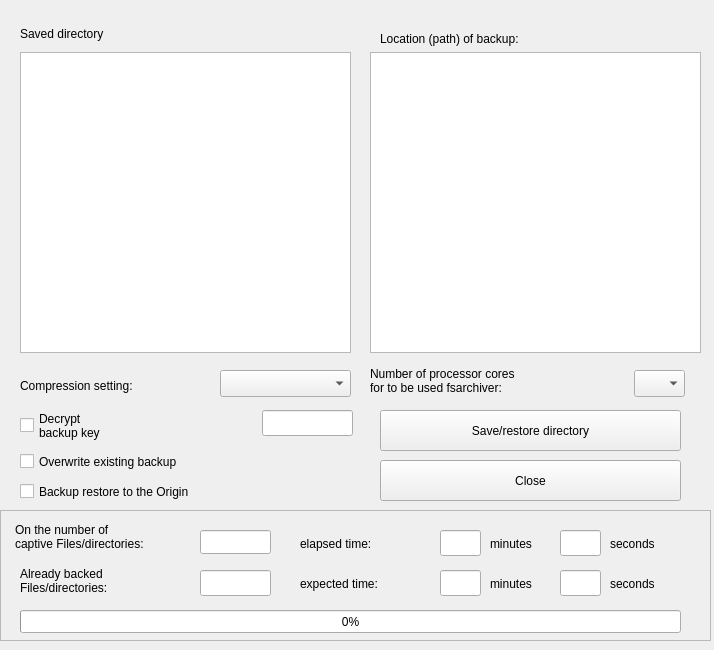
<?xml version="1.0" encoding="UTF-8"?>
<ui version="4.0">
 <class>dir_dialog</class>
 <widget class="QWidget" name="dir_dialog">
  <property name="geometry">
   <rect>
    <x>0</x>
    <y>0</y>
    <width>714</width>
    <height>650</height>
   </rect>
  </property>
  <property name="windowTitle">
   <string extracomment="Verzeichnis sichern/zurückschreiben">Save/restore directory</string>
  </property>
  <widget class="QPushButton" name="bt_end">
   <property name="geometry">
    <rect>
     <x>380</x>
     <y>460</y>
     <width>301</width>
     <height>41</height>
    </rect>
   </property>
   <property name="text">
    <string extracomment="Schließen">Close</string>
   </property>
  </widget>
  <widget class="QPushButton" name="bt_save">
   <property name="geometry">
    <rect>
     <x>380</x>
     <y>410</y>
     <width>301</width>
     <height>41</height>
    </rect>
   </property>
   <property name="text">
    <string extracomment="Verzeichnis sichern/zurückschreiben">Save/restore directory</string>
   </property>
  </widget>
  <widget class="QTreeView" name="treeView_dir">
   <property name="geometry">
    <rect>
     <x>20</x>
     <y>52</y>
     <width>331</width>
     <height>301</height>
    </rect>
   </property>
   <attribute name="headerDefaultSectionSize">
    <number>400</number>
   </attribute>
  </widget>
  <widget class="QLabel" name="label">
   <property name="geometry">
    <rect>
     <x>20</x>
     <y>25</y>
     <width>311</width>
     <height>18</height>
    </rect>
   </property>
   <property name="text">
    <string extracomment="zu sicherndes Verzeichnis:">Saved directory</string>
   </property>
  </widget>
  <widget class="QTreeView" name="treeView_path">
   <property name="geometry">
    <rect>
     <x>370</x>
     <y>52</y>
     <width>331</width>
     <height>301</height>
    </rect>
   </property>
   <attribute name="headerDefaultSectionSize">
    <number>400</number>
   </attribute>
  </widget>
  <widget class="QLabel" name="label_2">
   <property name="geometry">
    <rect>
     <x>380</x>
     <y>30</y>
     <width>311</width>
     <height>18</height>
    </rect>
   </property>
   <property name="text">
    <string extracomment="Ort (Pfad) der Sicherung:">Location (path) of backup:</string>
   </property>
  </widget>
  <widget class="QComboBox" name="cmb_zip">
   <property name="geometry">
    <rect>
     <x>220</x>
     <y>370</y>
     <width>131</width>
     <height>27</height>
    </rect>
   </property>
  </widget>
  <widget class="QLabel" name="label_3">
   <property name="geometry">
    <rect>
     <x>20</x>
     <y>370</y>
     <width>191</width>
     <height>31</height>
    </rect>
   </property>
   <property name="text">
    <string extracomment="Kompressioneinstellung:">Compression setting:</string>
   </property>
  </widget>
  <widget class="QLineEdit" name="lineKey">
   <property name="geometry">
    <rect>
     <x>262</x>
     <y>410</y>
     <width>91</width>
     <height>26</height>
    </rect>
   </property>
  </widget>
  <widget class="QCheckBox" name="chk_overwrite">
   <property name="geometry">
    <rect>
     <x>20</x>
     <y>450</y>
     <width>331</width>
     <height>23</height>
    </rect>
   </property>
   <property name="text">
    <string extracomment="vorhandene Sicherung überschreiben">Overwrite existing backup</string>
   </property>
  </widget>
  <widget class="QCheckBox" name="chk_path">
   <property name="geometry">
    <rect>
     <x>20</x>
     <y>480</y>
     <width>341</width>
     <height>23</height>
    </rect>
   </property>
   <property name="text">
    <string extracomment="Sicherung an den Ursprungsort zurückschreiben">Backup restore to the Origin</string>
   </property>
  </widget>
  <widget class="QFrame" name="frame">
   <property name="geometry">
    <rect>
     <x>0</x>
     <y>510</y>
     <width>711</width>
     <height>131</height>
    </rect>
   </property>
   <property name="frameShape">
    <enum>QFrame::StyledPanel</enum>
   </property>
   <property name="frameShadow">
    <enum>QFrame::Raised</enum>
   </property>
   <widget class="QLabel" name="label_4">
    <property name="geometry">
     <rect>
      <x>15</x>
      <y>6</y>
      <width>181</width>
      <height>41</height>
     </rect>
    </property>
    <property name="text">
     <string extracomment="Anzahl der zu sichernden Dateien/Verzeichnisse:">On the number of
captive Files/directories:</string>
    </property>
   </widget>
   <widget class="QLineEdit" name="AnzahlsaveFile">
    <property name="geometry">
     <rect>
      <x>200</x>
      <y>20</y>
      <width>71</width>
      <height>24</height>
     </rect>
    </property>
    <property name="alignment">
     <set>Qt::AlignCenter</set>
    </property>
   </widget>
   <widget class="QLabel" name="label_5">
    <property name="geometry">
     <rect>
      <x>20</x>
      <y>50</y>
      <width>171</width>
      <height>41</height>
     </rect>
    </property>
    <property name="text">
     <string extracomment="bereits gesicherte Datein/Verzeichnisse:">Already backed
Files/directories:</string>
    </property>
   </widget>
   <widget class="QLineEdit" name="AnzahlgesicherteFile">
    <property name="geometry">
     <rect>
      <x>200</x>
      <y>60</y>
      <width>71</width>
      <height>26</height>
     </rect>
    </property>
    <property name="alignment">
     <set>Qt::AlignCenter</set>
    </property>
   </widget>
   <widget class="QProgressBar" name="progressBar">
    <property name="geometry">
     <rect>
      <x>20</x>
      <y>100</y>
      <width>661</width>
      <height>23</height>
     </rect>
    </property>
    <property name="maximum">
     <number>100</number>
    </property>
    <property name="value">
     <number>0</number>
    </property>
   </widget>
   <widget class="QLabel" name="label_6">
    <property name="geometry">
     <rect>
      <x>300</x>
      <y>25</y>
      <width>131</width>
      <height>18</height>
     </rect>
    </property>
    <property name="text">
     <string extracomment="vergangene Zeit:">elapsed time:</string>
    </property>
   </widget>
   <widget class="QLineEdit" name="MinuteElapsed">
    <property name="geometry">
     <rect>
      <x>440</x>
      <y>20</y>
      <width>41</width>
      <height>26</height>
     </rect>
    </property>
    <property name="alignment">
     <set>Qt::AlignCenter</set>
    </property>
   </widget>
   <widget class="QLabel" name="label_7">
    <property name="geometry">
     <rect>
      <x>490</x>
      <y>25</y>
      <width>71</width>
      <height>18</height>
     </rect>
    </property>
    <property name="text">
     <string extracomment="Minuten">minutes</string>
    </property>
   </widget>
   <widget class="QLineEdit" name="SekundeElapsed">
    <property name="geometry">
     <rect>
      <x>560</x>
      <y>20</y>
      <width>41</width>
      <height>26</height>
     </rect>
    </property>
    <property name="alignment">
     <set>Qt::AlignCenter</set>
    </property>
   </widget>
   <widget class="QLabel" name="label_8">
    <property name="geometry">
     <rect>
      <x>610</x>
      <y>25</y>
      <width>71</width>
      <height>18</height>
     </rect>
    </property>
    <property name="text">
     <string extracomment="Sekunden">seconds</string>
    </property>
   </widget>
   <widget class="QLabel" name="label_9">
    <property name="geometry">
     <rect>
      <x>300</x>
      <y>65</y>
      <width>121</width>
      <height>18</height>
     </rect>
    </property>
    <property name="text">
     <string extracomment="noch zu erwartende Zeit:">expected time:</string>
    </property>
   </widget>
   <widget class="QLineEdit" name="MinuteRemaining">
    <property name="geometry">
     <rect>
      <x>440</x>
      <y>60</y>
      <width>41</width>
      <height>26</height>
     </rect>
    </property>
    <property name="alignment">
     <set>Qt::AlignCenter</set>
    </property>
   </widget>
   <widget class="QLineEdit" name="SekundeRemaining">
    <property name="geometry">
     <rect>
      <x>560</x>
      <y>60</y>
      <width>41</width>
      <height>26</height>
     </rect>
    </property>
    <property name="alignment">
     <set>Qt::AlignCenter</set>
    </property>
   </widget>
   <widget class="QLabel" name="label_10">
    <property name="geometry">
     <rect>
      <x>490</x>
      <y>65</y>
      <width>71</width>
      <height>18</height>
     </rect>
    </property>
    <property name="text">
     <string extracomment="Minuten">minutes</string>
    </property>
   </widget>
   <widget class="QLabel" name="label_11">
    <property name="geometry">
     <rect>
      <x>610</x>
      <y>65</y>
      <width>71</width>
      <height>18</height>
     </rect>
    </property>
    <property name="text">
     <string extracomment="Sekunden">seconds</string>
    </property>
   </widget>
  </widget>
  <widget class="QComboBox" name="cmb_kerne">
   <property name="geometry">
    <rect>
     <x>634</x>
     <y>370</y>
     <width>51</width>
     <height>27</height>
    </rect>
   </property>
  </widget>
  <widget class="QLabel" name="label_12">
   <property name="geometry">
    <rect>
     <x>370</x>
     <y>360</y>
     <width>251</width>
     <height>41</height>
    </rect>
   </property>
   <property name="text">
    <string extracomment="Anzahl der Prozessorkerne, die für fsarchiver verwendet werden sollen:">Number of processor cores
for to be used fsarchiver:</string>
   </property>
  </widget>
  <widget class="QCheckBox" name="chk_key">
   <property name="geometry">
    <rect>
     <x>20</x>
     <y>400</y>
     <width>181</width>
     <height>51</height>
    </rect>
   </property>
   <property name="text">
    <string>Decrypt
backup key</string>
   </property>
  </widget>
 </widget>
 <resources/>
 <connections/>
</ui>
